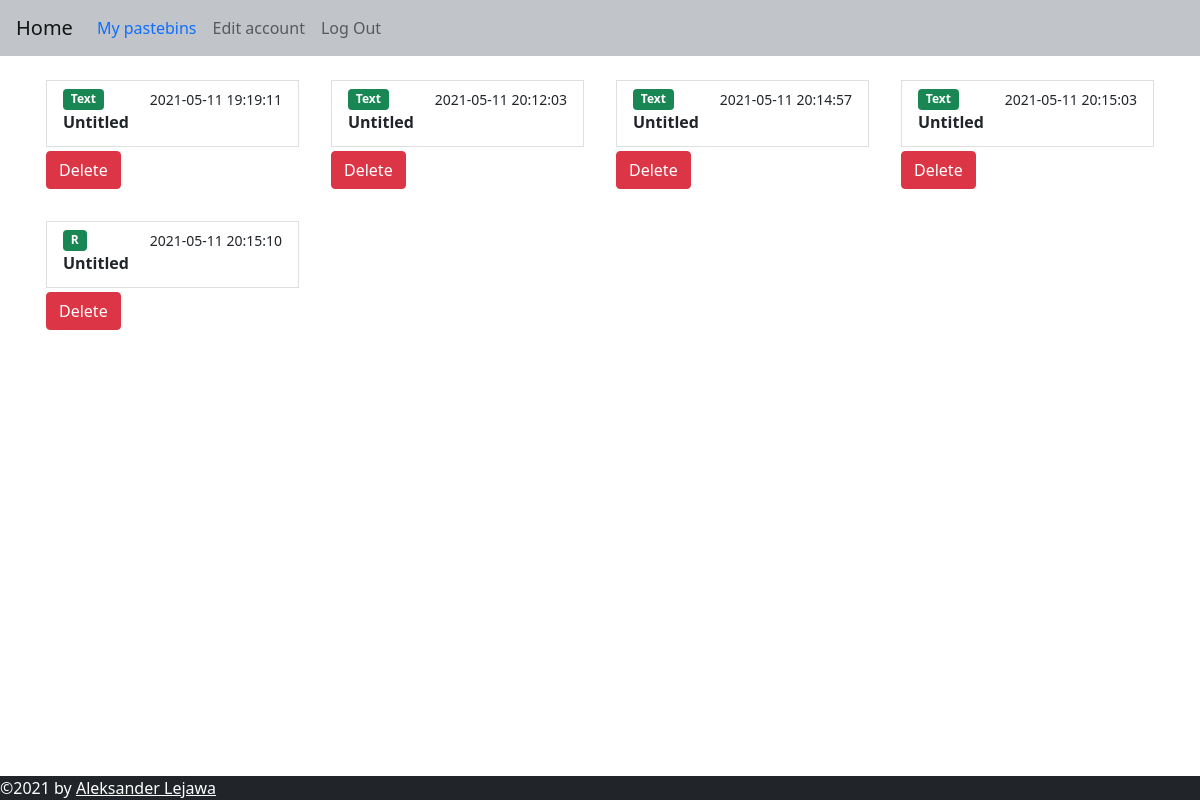
Page /user (signed in) on the earlier database version.
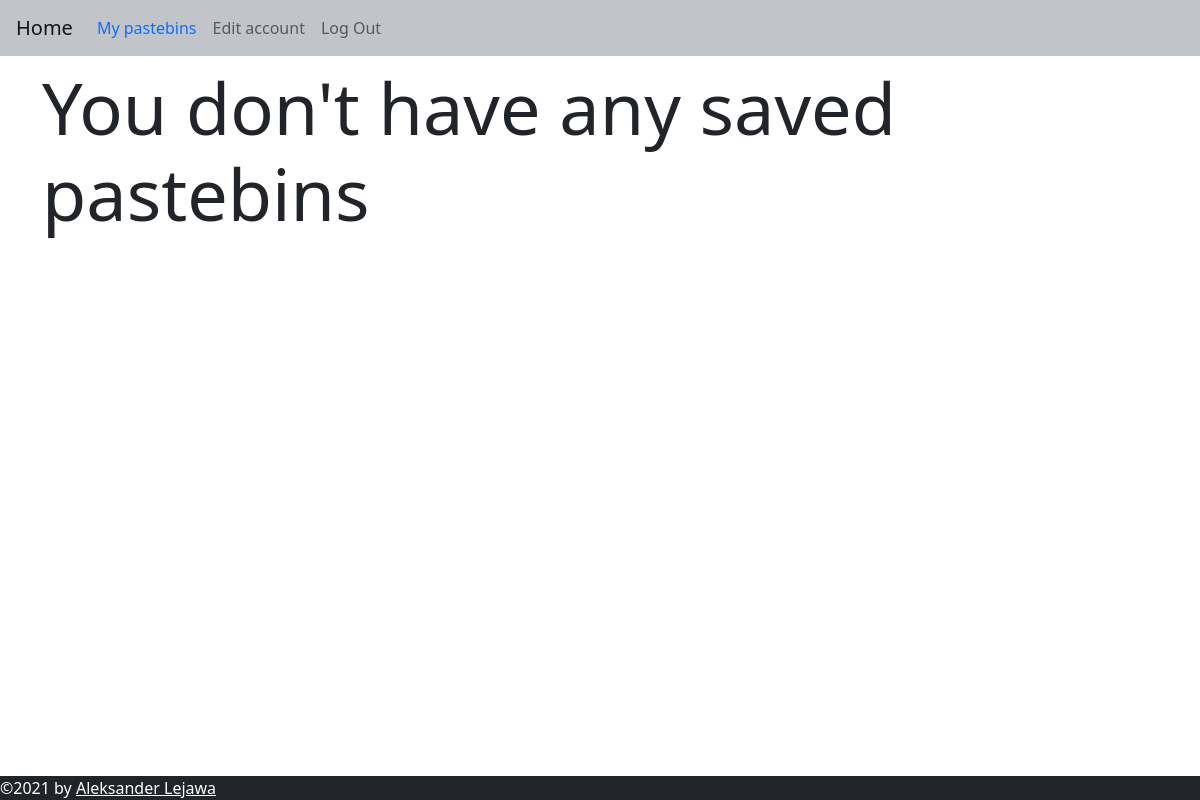
Same page on the later database version.
### web/models.py (models this page shows, shortened)
class Pastebin(db.Model):
    id = db.Column(db.Integer, primary_key=True)
    title = db.Column(db.String(100), default="Untitled")
    content = db.Column(db.String(60000))
    syntax = db.Column(db.String(50))
    user_id = db.Column(db.Integer, db.ForeignKey("user.id"))
    date = db.Column(db.DateTime(timezone=True))
    expire_date = db.Column(db.DateTime(timezone=True))
    password = db.Column(db.String(150))
    link = db.Column(db.String(150), unique=True)

### web/user/routes.py (the view)
@bp.route("/user")
@login_required
def user():
   return render_template("user/user.html", user=current_user)

### web/templates/user/user.html
{% extends "base.html" %}
{% block content %}
<div class="row row-cols-4">
  {% for pastebin in user.pastebins %}
  <div class="col p-3">
    <a href="{{pastebin.link}}" class="list-group-item list-group-item-action">
      <div class="d-flex w-100 justify-content-between">
        <span class="badge bg-success">{{ pastebin.syntax }}</span>
        <small>{{ pastebin.date.replace(microsecond=0) }}</small>
      </div>
      <p class="mb-1"><b>{{ pastebin.title if pastebin.title|length < 10 else pastebin.title[:10] + "..."}}</b></p>
    </a>
    <form class="pastebin_button_form" action="/delete/{{ pastebin.link }}">
      <button class="btn btn-danger mt-1">Delete</button>
    </form>
  </div>
  {% endfor %}
</div>
{% if not user.pastebins %}
<h1 class="display-2 text-break">You don't have any saved pastebins</h1>
{% endif %}
{% endblock %}

### web/templates/base.html (shortened to what this page needs)
<!DOCTYPE html>
<html>
<head>
  <link href="https://cdn.jsdelivr.net/npm/bootstrap@5.0.0/dist/css/bootstrap.min.css" rel="stylesheet"
>
  <link rel="stylesheet" href="//unpkg.com/@highlightjs/cdn-assets@10.7.2/styles/default.min.css">
  <link rel="stylesheet" type="text/css" href="{{ url_for('static',filename='css/style.css') }}">
</head>
<body>
  <nav class="navbar navbar-expand-lg navbar navbar-light">
    <a class="navbar-brand ms-3" href="/">Home</a>
    <div class="collapse navbar-collapse" id="navbar">
      <div class="navbar-nav">
        <a class="nav-item nav-link text-primary" id="user" href="/user">My pastebins</a>
        {% if user.is_authenticated %}
        <a class="nav-item nav-link" id="logout" href="/user/edit">Edit account</a>
        <a class="nav-item nav-link" id="logout" href="/logout">Log Out</a>
        {% else %}
        <a class="nav-item nav-link" id="signup" href="/sign-up">Sign Up</a>
        <a class="nav-item nav-link" id="login" href="/login">Login</a>
        {% endif %}
      </div>
    </div>
  </nav>
  <div class="container mt-2">{% block content %} {% endblock %}</div>
  <div class="mt-5">
    <footer class="bg-dark text-white">
      ©2021 by <a class="text-white" href="https://github.com/syqu22">Aleksander Lejawa</a>
    </footer>
  </div>
</body>
</html>

### web/static/css/style.css (style rules this page uses)
footer { position: fixed; bottom: 0; width: 100%; }
.navbar { background-color: #c1c5c9; }

Differences in the rows shown:
removed Pastebin: syntax "Text", date.replace "2021-05-11 19:19:11", title "Untitled"
removed Pastebin: syntax "Text", date.replace "2021-05-11 20:12:03", title "Untitled"
removed Pastebin: syntax "Text", date.replace "2021-05-11 20:14:57", title "Untitled"
removed Pastebin: syntax "Text", date.replace "2021-05-11 20:15:03", title "Untitled"
removed Pastebin: syntax "R", date.replace "2021-05-11 20:15:10", title "Untitled"
Other differences:
text now shown: "You don't have any saved pastebins"
